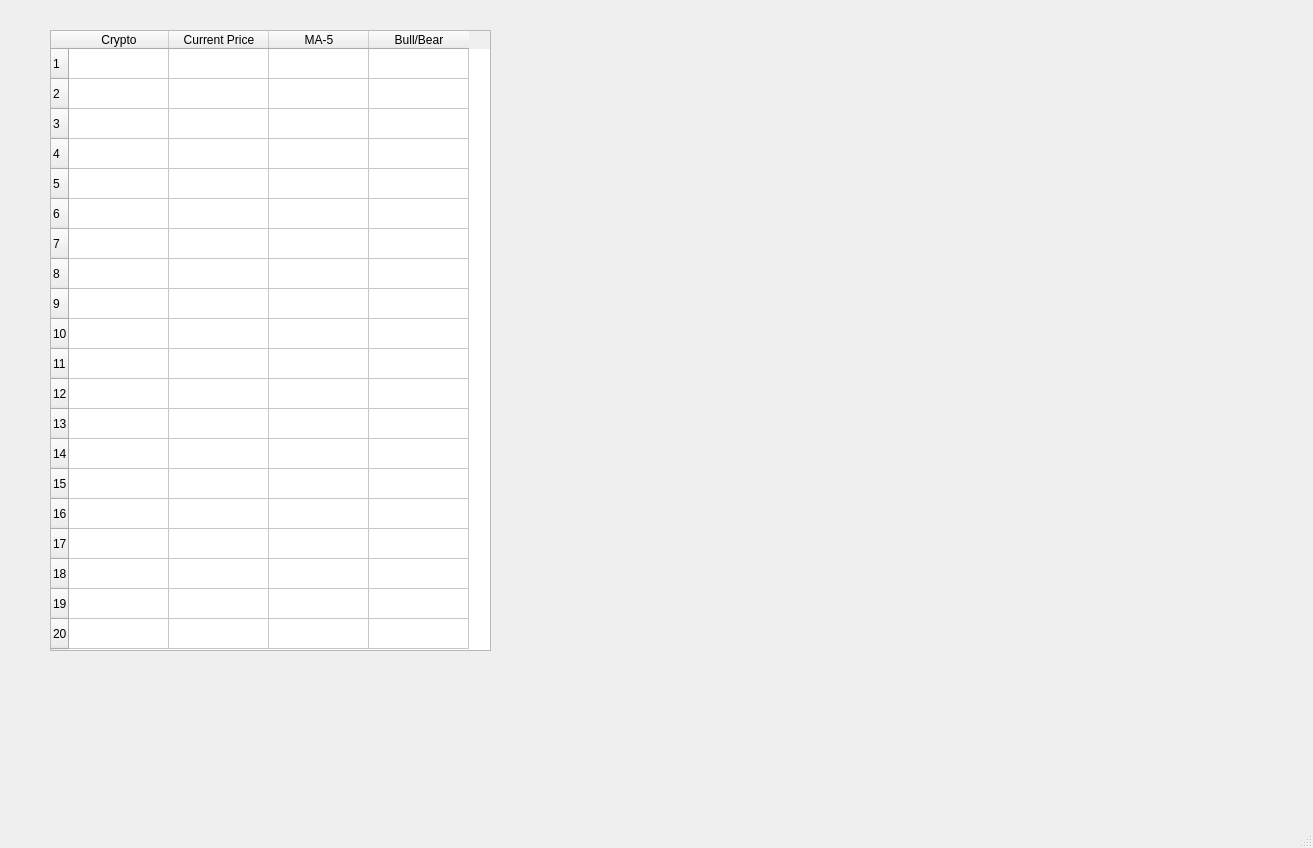
<?xml version="1.0" encoding="UTF-8"?>
<ui version="4.0">
 <class>MainWindow</class>
 <widget class="QMainWindow" name="MainWindow">
  <property name="geometry">
   <rect>
    <x>0</x>
    <y>0</y>
    <width>1313</width>
    <height>848</height>
   </rect>
  </property>
  <property name="windowTitle">
   <string>Crypto Bull/Bear Alert</string>
  </property>
  <widget class="QWidget" name="centralwidget">
   <widget class="QTableWidget" name="tableWidget">
    <property name="geometry">
     <rect>
      <x>50</x>
      <y>30</y>
      <width>441</width>
      <height>621</height>
     </rect>
    </property>
    <property name="rowCount">
     <number>20</number>
    </property>
    <row/>
    <row/>
    <row/>
    <row/>
    <row/>
    <row/>
    <row/>
    <row/>
    <row/>
    <row/>
    <row/>
    <row/>
    <row/>
    <row/>
    <row/>
    <row/>
    <row/>
    <row/>
    <row/>
    <row/>
    <column>
     <property name="text">
      <string>Crypto</string>
     </property>
    </column>
    <column>
     <property name="text">
      <string>Current Price</string>
     </property>
    </column>
    <column>
     <property name="text">
      <string>MA-5</string>
     </property>
    </column>
    <column>
     <property name="text">
      <string>Bull/Bear</string>
     </property>
    </column>
   </widget>
  </widget>
  <widget class="QMenuBar" name="menubar">
   <property name="geometry">
    <rect>
     <x>0</x>
     <y>0</y>
     <width>1313</width>
     <height>24</height>
    </rect>
   </property>
  </widget>
  <widget class="QStatusBar" name="statusbar"/>
 </widget>
 <resources/>
 <connections/>
</ui>
